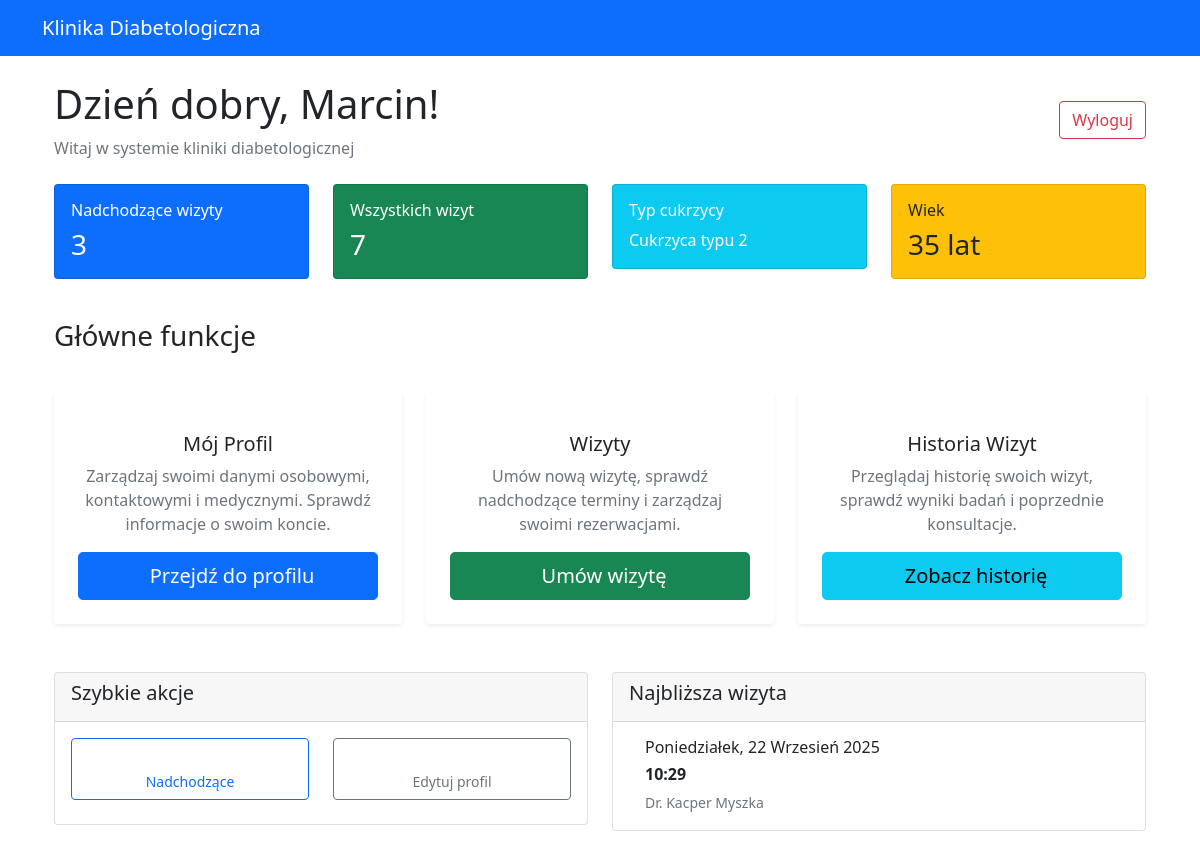
The page /patients/dashboard/ (signed in) on the database its author committed.
### authentication/models.py (models this page shows, shortened)
class User(AbstractUser):
    USER_TYPE_CHOICES = (
        ('patient', 'Pacjent'),
        ('doctor', 'Lekarz'),
    )
    user_type = models.CharField(
        max_length=10,
        choices=USER_TYPE_CHOICES,
        default='patient'
    )
    phone_number = models.CharField(max_length=15, blank=True)
    def is_patient(self):
        return self.user_type == 'patient'

### patients/models.py (models this page shows, shortened)
class Patient(models.Model):
    user = models.OneToOneField(settings.AUTH_USER_MODEL, on_delete=models.CASCADE, related_name='patient_profile')
    date_of_birth = models.DateField()
    pesel = models.CharField(max_length=11, unique=True)
    address = models.TextField()
    emergency_contact_name = models.CharField(max_length=100)
    emergency_contact_phone = models.CharField(max_length=15)
    diabetes_type = models.CharField(
        max_length=15,
        choices=[
            ('type1', 'Cukrzyca typu 1'),
            ('type2', 'Cukrzyca typu 2'),
            ('gestational', 'Cukrzyca ciążowa'),
        ]
    )
    diagnosis_date = models.DateField()
    current_medications = models.TextField(blank=True)
    allergies = models.TextField(blank=True)
    last_cancellation_time = models.DateTimeField(null=True, blank=True, help_text="Czas ostatniego anulowania wizyty")
    created_at = models.DateTimeField(auto_now_add=True)
    updated_at = models.DateTimeField(auto_now=True)
    def can_book_appointment(self):
        if not self.last_cancellation_time:
            return True
        time_since_cancellation = timezone.now() - self.last_cancellation_time
        return time_since_cancellation >= timedelta(minutes=2)
    def get_age(self):
        today = timezone.now().date()
        return today.year - self.date_of_birth.year - ((today.month, today.day) < (self.date_of_birth.month, self.date_of_birth.day))
    def get_last_appointment(self):
        return self.appointments.filter(status='completed').order_by('-appointment_date').first()
    def get_next_appointment(self):
        return self.appointments.filter(
            status='scheduled',
            appointment_date__gte=timezone.now()
        ).order_by('appointment_date').first()
    def get_total_appointments(self):
        return self.appointments.count()
    class Meta:
        verbose_name = "Pacjent"
        verbose_name_plural = "Pacjenci"

### appointments/models.py (models this page shows, shortened)
class Appointment(models.Model):
    STATUS_CHOICES = [
        ('scheduled', 'Zaplanowana'),
        ('completed', 'Zakończona'),
        ('cancelled', 'Anulowana'),
        ('no_show', 'Niestawiennictwo'),
    ]
    patient = models.ForeignKey(Patient, on_delete=models.CASCADE, related_name='appointments')
    doctor = models.ForeignKey(Doctor, on_delete=models.CASCADE, related_name='appointments')
    appointment_date = models.DateTimeField()
    status = models.CharField(max_length=15, choices=STATUS_CHOICES, default='scheduled')
    reason = models.CharField(max_length=200, help_text="Powód wizyty")
    notes = models.TextField(blank=True, help_text="Notatki z wizyty")
    duration_minutes = models.PositiveIntegerField(default=30)
    created_at = models.DateTimeField(auto_now_add=True)
    updated_at = models.DateTimeField(auto_now=True)
    class Meta:
        ordering = ['-appointment_date']
        verbose_name = "Wizyta"
        verbose_name_plural = "Wizyty"

### doctors/models.py (models this page shows, shortened)
class Doctor(models.Model):
    user = models.OneToOneField(settings.AUTH_USER_MODEL, on_delete=models.CASCADE, related_name='doctor_profile')
    license_number = models.CharField(max_length=20, unique=True)
    specialization = models.CharField(
        max_length=50,
        choices=[
            ('endocrinologist', 'Endokrynolog'),
            ('diabetologist', 'Diabetolog'),
            ('internal_medicine', 'Internista'),
            ('family_medicine', 'Lekarz rodzinny'),
        ]
    )
    years_of_experience = models.PositiveIntegerField()
    office_address = models.TextField()
    consultation_fee = models.DecimalField(max_digits=6, decimal_places=2)
    working_hours_start = models.TimeField()
    working_hours_end = models.TimeField()
    working_days = models.CharField(
        max_length=20,
        choices=[
            ('mon-fri', 'Poniedziałek-Piątek'),
            ('mon-sat', 'Poniedziałek-Sobota'),
            ('tue-thu', 'Wtorek-Czwartek'),
        ],
        default='mon-fri'
    )
    education = models.TextField()
    certifications = models.TextField(blank=True)
    bio = models.TextField(blank=True)
    is_accepting_patients = models.BooleanField(default=True)
    created_at = models.DateTimeField(auto_now_add=True)
    updated_at = models.DateTimeField(auto_now=True)
    class Meta:
        verbose_name = "Lekarz"
        verbose_name_plural = "Lekarze"

### patients/views.py (the view, shortened to what this page needs)
# urls.py: path('dashboard/', views.dashboard, name='dashboard'),
@login_required
def dashboard(request):
    if not request.user.is_patient():
        return redirect('authentication:login')
    patient = request.user.patient_profile
    cooldown_info = None
    next_appointment = patient.get_next_appointment()
    last_appointment = patient.get_last_appointment()
    total_appointments = patient.get_total_appointments()
    from appointments.models import Appointment
    from django.utils import timezone
    upcoming_count = Appointment.objects.filter(
        patient=patient,
        status='scheduled',
        appointment_date__gte=timezone.now()
    ).count()
    context = {
        'patient': patient,
        'cooldown_info': cooldown_info,
        'next_appointment': next_appointment,
        'last_appointment': last_appointment,
        'total_appointments': total_appointments,
        'upcoming_count': upcoming_count,
    }
    return render(request, 'patients/dashboard.html', context)

### patients/templates/patients/dashboard.html (shortened to what this page needs)
{% extends 'authentication/base.html' %}
{% block content %}
<div class="container-fluid">
    <div class="row mb-4">
        <div class="col-12">
            <div class="d-flex justify-content-between align-items-center">
                <div>
                    <h1 class="display-6 mb-2">Dzień dobry, {{ user.first_name }}!</h1>
                    <p class="text-muted mb-0">Witaj w systemie kliniki diabetologicznej</p>
                </div>
                <div>
                    <a href="{% url 'authentication:logout' %}" class="btn btn-outline-danger">
                         Wyloguj
                    </a>
                </div>
            </div>
        </div>
    </div>
    <div class="row mb-4">
        <div class="col-lg-3 col-md-6 mb-3">
            <div class="card bg-primary text-white">
                <div class="card-body">
                    <div class="d-flex justify-content-between">
                        <div>
                            <h6 class="card-title">Nadchodzące wizyty</h6>
                            <h3 class="mb-0">{{ upcoming_count }}</h3>
                        </div>
                    </div>
                </div>
            </div>
        </div>
        <div class="col-lg-3 col-md-6 mb-3">
            <div class="card bg-success text-white">
                <div class="card-body">
                    <div class="d-flex justify-content-between">
                        <div>
                            <h6 class="card-title">Wszystkich wizyt</h6>
                            <h3 class="mb-0">{{ total_appointments }}</h3>
                        </div>
                    </div>
                </div>
            </div>
        </div>
        <div class="col-lg-3 col-md-6 mb-3">
            <div class="card bg-info text-white">
                <div class="card-body">
                    <div class="d-flex justify-content-between">
                        <div>
                            <h6 class="card-title">Typ cukrzycy</h6>
                            <p class="mb-0">{{ patient.get_diabetes_type_display }}</p>
                        </div>
                    </div>
                </div>
            </div>
        </div>
        <div class="col-lg-3 col-md-6 mb-3">
            <div class="card bg-warning text-dark">
                <div class="card-body">
                    <div class="d-flex justify-content-between">
                        <div>
                            <h6 class="card-title">Wiek</h6>
                            <h3 class="mb-0">{{ patient.get_age }} lat</h3>
                        </div>
                    </div>
                </div>
            </div>
        </div>
    </div>
    <div class="row mb-4">
        <div class="col-12">
            <h3 class="mb-3">Główne funkcje</h3>
        </div>
    </div>
    <div class="row mb-4">
        <div class="col-lg-4 col-md-6 mb-4">
            <div class="card h-100 shadow-sm border-0 navigation-card">
                <div class="card-body text-center p-4">
                    <h5 class="card-title">Mój Profil</h5>
                    <p class="card-text text-muted">
                        Zarządzaj swoimi danymi osobowymi, kontaktowymi i medycznymi.
                        Sprawdź informacje o swoim koncie.
                    </p>
                    <a href="{% url 'patients:profile' %}" class="btn btn-primary btn-lg w-100">
                        Przejdź do profilu
                    </a>
                </div>
            </div>
        </div>
        <div class="col-lg-4 col-md-6 mb-4">
            <div class="card h-100 shadow-sm border-0 navigation-card">
                <div class="card-body text-center p-4">
                    <h5 class="card-title">Wizyty</h5>
                    <p class="card-text text-muted">
                        Umów nową wizytę, sprawdź nadchodzące terminy i zarządzaj swoimi rezerwacjami.
                    </p>
                    {% if cooldown_info and cooldown_info.active %}
                        <button class="btn btn-warning btn-lg w-100" disabled>
                            <i class="fas fa-clock me-2"></i>Odczekaj {{ cooldown_info.minutes }}:{{ cooldown_info.seconds|stringformat:"02d" }}
                        </button>
                        <small class="text-muted d-block mt-2">
                            Musisz odczekać po anulowaniu wizyty
                        </small>
                    {% else %}
                        <a href="{% url 'appointments:book_appointment' %}" class="btn btn-success btn-lg w-100">
                            Umów wizytę
                        </a>
                    {% endif %}
                </div>
            </div>
        </div>
        <div class="col-lg-4 col-md-6 mb-4">
            <div class="card h-100 shadow-sm border-0 navigation-card">
                <div class="card-body text-center p-4">
                    <h5 class="card-title">Historia Wizyt</h5>
                    <p class="card-text text-muted">
                        Przeglądaj historię swoich wizyt, sprawdź wyniki badań i poprzednie konsultacje.
                    </p>
                    <a href="{% url 'appointments:patient_history' %}" class="btn btn-info btn-lg w-100">
                        Zobacz historię
                    </a>
                </div>
            </div>
        </div>
    </div>
    <div class="row mb-4">
        <div class="col-lg-6 mb-3">
            <div class="card">
                <div class="card-header">
                    <h5> Szybkie akcje</h5>
                </div>
                <div class="card-body">
                    <div class="row">
                        <div class="col-6 mb-2">
                            <a href="{% url 'appointments:upcoming' %}" class="btn btn-outline-primary w-100">
                                <br>
                                <small>Nadchodzące</small>
                            </a>
                        </div>
                        <div class="col-6 mb-2">
                            <a href="{% url 'patients:edit_profile' %}" class="btn btn-outline-secondary w-100">
                                <br>
                                <small>Edytuj profil</small>
                            </a>
                        </div>
                    </div>
                </div>
            </div>
        </div>
        <div class="col-lg-6 mb-3">
            <div class="card">
                <div class="card-header">
                    <h5> Najbliższa wizyta</h5>
                </div>
                <div class="card-body">
                    {% if next_appointment %}
                        <div class="d-flex align-items-center">
                            <div>
                                <h6 class="mb-1">{{ next_appointment.appointment_date|date:"l, j F Y" }}</h6>
                                <p class="mb-1"><strong>{{ next_appointment.appointment_date|time:"H:i" }}</strong></p>
                                <small class="text-muted">Dr. {{ next_appointment.doctor.user.first_name }} {{ next_appointment.doctor.user.last_name }}</small>
                            </div>
                        </div>
                    {% else %}
                        <div class="text-center text-muted">
                            <i class="fas fa-calendar-times fa-2x mb-2"></i>
                            <p class="mb-0">Brak zaplanowanych wizyt</p>
                        </div>
                    {% endif %}
                </div>
            </div>
        </div>
    </div>
</div>
{% endblock %}

### patients/templates/patients/dashboard.html (style rules this page uses)
.navigation-card { transition: transform 0.2s ease-in-out; cursor: pointer; }
.display-6 { font-weight: 300; }

### rows shown on the page
User: first_name "Marcin"
Patient: diabetes_type "Cukrzyca typu 2", get_age "35"
Appointment: appointment_date "Poniedziałek, 22 Wrzesień 2025", appointment_date "10:29", doctor.user.first_name "Kacper", doctor.user.last_name "Myszka"

### other values the page prints
{{ upcoming_count }} "3"
{{ total_appointments }} "7"
